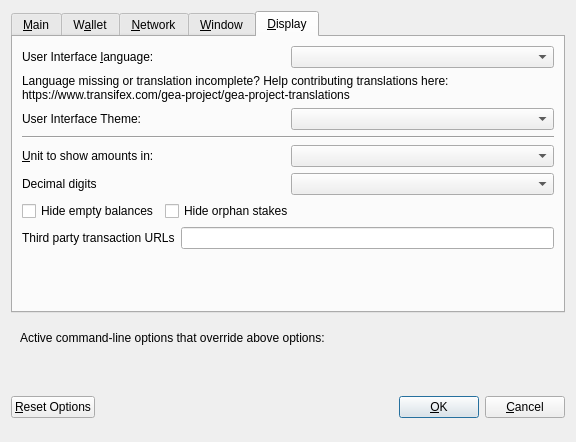
<?xml version="1.0" encoding="UTF-8"?>
<ui version="4.0">
 <class>OptionsDialog</class>
 <widget class="QDialog" name="OptionsDialog">
  <property name="geometry">
   <rect>
    <x>0</x>
    <y>0</y>
    <width>576</width>
    <height>442</height>
   </rect>
  </property>
  <property name="windowTitle">
   <string>Options</string>
  </property>
  <property name="modal">
   <bool>true</bool>
  </property>
  <layout class="QVBoxLayout" name="verticalLayout">
   <item>
    <widget class="QTabWidget" name="tabWidget">
     <property name="currentIndex">
      <number>4</number>
     </property>
     <widget class="QWidget" name="tabMain">
      <attribute name="title">
       <string>&amp;Main</string>
      </attribute>
      <layout class="QVBoxLayout" name="verticalLayout_Main">
       <item>
        <widget class="QCheckBox" name="bitcoinAtStartup">
         <property name="toolTip">
          <string>Automatically start GEA after logging in to the system.</string>
         </property>
         <property name="text">
          <string>&amp;Start GEA on system login</string>
         </property>
        </widget>
       </item>
       <item>
        <layout class="QHBoxLayout" name="horizontalLayout_2_Main">
         <item>
          <widget class="QLabel" name="databaseCacheLabel">
           <property name="text">
            <string>Size of &amp;database cache</string>
           </property>
           <property name="textFormat">
            <enum>Qt::PlainText</enum>
           </property>
           <property name="buddy">
            <cstring>databaseCache</cstring>
           </property>
          </widget>
         </item>
         <item>
          <widget class="QSpinBox" name="databaseCache"/>
         </item>
         <item>
          <widget class="QLabel" name="databaseCacheUnitLabel">
           <property name="text">
            <string>MB</string>
           </property>
           <property name="textFormat">
            <enum>Qt::PlainText</enum>
           </property>
          </widget>
         </item>
         <item>
          <spacer name="horizontalSpacer_2_Main">
           <property name="orientation">
            <enum>Qt::Horizontal</enum>
           </property>
           <property name="sizeHint" stdset="0">
            <size>
             <width>40</width>
             <height>20</height>
            </size>
           </property>
          </spacer>
         </item>
        </layout>
       </item>
       <item>
        <layout class="QHBoxLayout" name="horizontalLayout_3_Main">
         <item>
          <widget class="QLabel" name="threadsScriptVerifLabel">
           <property name="text">
            <string>Number of script &amp;verification threads</string>
           </property>
           <property name="textFormat">
            <enum>Qt::PlainText</enum>
           </property>
           <property name="buddy">
            <cstring>threadsScriptVerif</cstring>
           </property>
          </widget>
         </item>
         <item>
          <widget class="QSpinBox" name="threadsScriptVerif">
           <property name="toolTip">
            <string>(0 = auto, &lt;0 = leave that many cores free)</string>
           </property>
          </widget>
         </item>
         <item>
          <spacer name="horizontalSpacer_3_Main">
           <property name="orientation">
            <enum>Qt::Horizontal</enum>
           </property>
           <property name="sizeHint" stdset="0">
            <size>
             <width>40</width>
             <height>20</height>
            </size>
           </property>
          </spacer>
         </item>
        </layout>
       </item>
       <item>
        <spacer name="verticalSpacer_2">
         <property name="orientation">
          <enum>Qt::Vertical</enum>
         </property>
         <property name="sizeHint" stdset="0">
          <size>
           <width>20</width>
           <height>40</height>
          </size>
         </property>
        </spacer>
       </item>
       <item>
        <widget class="QCheckBox" name="checkBoxZeromintEnable">
         <property name="toolTip">
          <string>Enable automatic minting of GEA units to zGEA</string>
         </property>
         <property name="layoutDirection">
          <enum>Qt::LeftToRight</enum>
         </property>
         <property name="text">
          <string>Enable zGEA Automint</string>
         </property>
        </widget>
       </item>
       <item>
        <layout class="QHBoxLayout" name="horizontalLayout_3">
         <item>
          <widget class="QLabel" name="percentage_label">
           <property name="toolTip">
            <string>Percentage of incoming GEA which get automatically converted to zGEA via Zerocoin Protocol (min: 10%)</string>
           </property>
           <property name="text">
            <string>Percentage of autominted zGEA</string>
           </property>
          </widget>
         </item>
         <item>
          <widget class="QSpinBox" name="zeromintPercentage">
           <property name="minimum">
            <number>1</number>
           </property>
           <property name="maximum">
            <number>100</number>
           </property>
          </widget>
         </item>
        </layout>
       </item>
       <item>
        <layout class="QHBoxLayout" name="horizontalLayout" stretch="0,0">
         <property name="sizeConstraint">
          <enum>QLayout::SetFixedSize</enum>
         </property>
         <item>
          <widget class="QLabel" name="labelPreferredDenom">
           <property name="maximumSize">
            <size>
             <width>16777215</width>
             <height>16777215</height>
            </size>
           </property>
           <property name="toolTip">
            <string>Wait with automatic conversion to Zerocoin until enough GEA for this denomination is available</string>
           </property>
           <property name="text">
            <string>Preferred Automint zGEA Denomination</string>
           </property>
          </widget>
         </item>
         <item>
          <widget class="QComboBox" name="preferredDenom">
           <property name="maximumSize">
            <size>
             <width>16777215</width>
             <height>27</height>
            </size>
           </property>
           <property name="toolTip">
            <string>Wait with automatic conversion to Zerocoin until enough GEA for this denomination is available</string>
           </property>
           <property name="maxVisibleItems">
            <number>9</number>
           </property>
           <property name="maxCount">
            <number>9</number>
           </property>
          </widget>
         </item>
        </layout>
       </item>
      </layout>
     </widget>
     <widget class="QWidget" name="tabWallet">
      <attribute name="title">
       <string>W&amp;allet</string>
      </attribute>
      <layout class="QVBoxLayout" name="verticalLayout_Wallet">
       <item>
        <layout class="QHBoxLayout" name="horizontalLayout_2_Wallet">
         <item>
          <widget class="QLabel" name="labelStakeSplitThresholdText">
           <property name="text">
            <string>Stake split threshold:</string>
           </property>
          </widget>
         </item>
         <item>
          <widget class="QSpinBox" name="spinBoxStakeSplitThreshold">
           <property name="minimum">
            <number>1</number>
           </property>
           <property name="maximum">
            <number>999999</number>
           </property>
          </widget>
         </item>
        </layout>
       </item>
       <item>
        <widget class="QGroupBox" name="groupBox">
         <property name="title">
          <string>Expert</string>
         </property>
         <layout class="QVBoxLayout" name="verticalLayout_2">
          <item>
           <widget class="QCheckBox" name="coinControlFeatures">
            <property name="toolTip">
             <string>Whether to show coin control features or not.</string>
            </property>
            <property name="text">
             <string>Enable coin &amp;control features</string>
            </property>
           </widget>
          </item>
          <item>
           <widget class="QCheckBox" name="showMasternodesTab">
            <property name="toolTip">
             <string>Show additional tab listing all your masternodes in first sub-tab&lt;br/&gt;and all masternodes on the network in second sub-tab.</string>
            </property>
            <property name="text">
             <string>Show Masternodes Tab</string>
            </property>
           </widget>
          </item>
          <item>
           <widget class="QCheckBox" name="spendZeroConfChange">
            <property name="toolTip">
             <string>If you disable the spending of unconfirmed change, the change from a transaction&lt;br/&gt;cannot be used until that transaction has at least one confirmation.&lt;br/&gt;This also affects how your balance is computed.</string>
            </property>
            <property name="text">
             <string>&amp;Spend unconfirmed change</string>
            </property>
           </widget>
          </item>
         </layout>
        </widget>
       </item>
       <item>
        <spacer name="verticalSpacer_Wallet">
         <property name="orientation">
          <enum>Qt::Vertical</enum>
         </property>
         <property name="sizeHint" stdset="0">
          <size>
           <width>20</width>
           <height>40</height>
          </size>
         </property>
        </spacer>
       </item>
      </layout>
     </widget>
     <widget class="QWidget" name="tabNetwork">
      <attribute name="title">
       <string>&amp;Network</string>
      </attribute>
      <layout class="QVBoxLayout" name="verticalLayout_Network">
       <item>
        <widget class="QCheckBox" name="mapPortUpnp">
         <property name="toolTip">
          <string>Automatically open the GEA client port on the router. This only works when your router supports UPnP and it is enabled.</string>
         </property>
         <property name="text">
          <string>Map port using &amp;UPnP</string>
         </property>
        </widget>
       </item>
       <item>
        <widget class="QCheckBox" name="allowIncoming">
         <property name="toolTip">
          <string>Accept connections from outside</string>
         </property>
         <property name="text">
          <string>Allow incoming connections</string>
         </property>
        </widget>
       </item>
       <item>
        <widget class="QCheckBox" name="connectSocks">
         <property name="toolTip">
          <string>Connect to the GEA network through a SOCKS5 proxy.</string>
         </property>
         <property name="text">
          <string>&amp;Connect through SOCKS5 proxy (default proxy):</string>
         </property>
        </widget>
       </item>
       <item>
        <layout class="QHBoxLayout" name="horizontalLayout_1_Network">
         <item>
          <widget class="QLabel" name="proxyIpLabel">
           <property name="text">
            <string>Proxy &amp;IP:</string>
           </property>
           <property name="textFormat">
            <enum>Qt::PlainText</enum>
           </property>
           <property name="buddy">
            <cstring>proxyIp</cstring>
           </property>
          </widget>
         </item>
         <item>
          <widget class="QValidatedLineEdit" name="proxyIp">
           <property name="minimumSize">
            <size>
             <width>140</width>
             <height>0</height>
            </size>
           </property>
           <property name="maximumSize">
            <size>
             <width>140</width>
             <height>16777215</height>
            </size>
           </property>
           <property name="toolTip">
            <string>IP address of the proxy (e.g. IPv4: 127.0.0.1 / IPv6: ::1)</string>
           </property>
          </widget>
         </item>
         <item>
          <widget class="QLabel" name="proxyPortLabel">
           <property name="text">
            <string>&amp;Port:</string>
           </property>
           <property name="textFormat">
            <enum>Qt::PlainText</enum>
           </property>
           <property name="buddy">
            <cstring>proxyPort</cstring>
           </property>
          </widget>
         </item>
         <item>
          <widget class="QLineEdit" name="proxyPort">
           <property name="minimumSize">
            <size>
             <width>55</width>
             <height>0</height>
            </size>
           </property>
           <property name="maximumSize">
            <size>
             <width>55</width>
             <height>16777215</height>
            </size>
           </property>
           <property name="toolTip">
            <string>Port of the proxy (e.g. 9050)</string>
           </property>
          </widget>
         </item>
         <item>
          <spacer name="horizontalSpacer_1_Network">
           <property name="orientation">
            <enum>Qt::Horizontal</enum>
           </property>
           <property name="sizeHint" stdset="0">
            <size>
             <width>40</width>
             <height>20</height>
            </size>
           </property>
          </spacer>
         </item>
        </layout>
       </item>
       <item>
        <spacer name="verticalSpacer_Network">
         <property name="orientation">
          <enum>Qt::Vertical</enum>
         </property>
         <property name="sizeHint" stdset="0">
          <size>
           <width>20</width>
           <height>40</height>
          </size>
         </property>
        </spacer>
       </item>
      </layout>
     </widget>
     <widget class="QWidget" name="tabWindow">
      <attribute name="title">
       <string>&amp;Window</string>
      </attribute>
      <layout class="QVBoxLayout" name="verticalLayout_Window">
       <item>
        <widget class="QCheckBox" name="minimizeToTray">
         <property name="toolTip">
          <string>Show only a tray icon after minimizing the window.</string>
         </property>
         <property name="text">
          <string>&amp;Minimize to the tray instead of the taskbar</string>
         </property>
        </widget>
       </item>
       <item>
        <widget class="QCheckBox" name="minimizeOnClose">
         <property name="toolTip">
          <string>Minimize instead of exit the application when the window is closed. When this option is enabled, the application will be closed only after selecting Quit in the menu.</string>
         </property>
         <property name="text">
          <string>M&amp;inimize on close</string>
         </property>
        </widget>
       </item>
       <item>
        <spacer name="verticalSpacer_Window">
         <property name="orientation">
          <enum>Qt::Vertical</enum>
         </property>
         <property name="sizeHint" stdset="0">
          <size>
           <width>20</width>
           <height>40</height>
          </size>
         </property>
        </spacer>
       </item>
      </layout>
     </widget>
     <widget class="QWidget" name="tabDisplay">
      <attribute name="title">
       <string>&amp;Display</string>
      </attribute>
      <layout class="QVBoxLayout" name="verticalLayout_Display">
       <item>
        <layout class="QHBoxLayout" name="horizontalLayout_1_Display">
         <item>
          <widget class="QLabel" name="langLabel">
           <property name="text">
            <string>User Interface &amp;language:</string>
           </property>
           <property name="textFormat">
            <enum>Qt::PlainText</enum>
           </property>
           <property name="buddy">
            <cstring>lang</cstring>
           </property>
          </widget>
         </item>
         <item>
          <widget class="QValueComboBox" name="lang">
           <property name="toolTip">
            <string>The user interface language can be set here. This setting will take effect after restarting GEA.</string>
           </property>
          </widget>
         </item>
        </layout>
       </item>
       <item>
        <widget class="QLabel" name="label_3">
         <property name="toolTip">
          <string notr="true"/>
         </property>
         <property name="statusTip">
          <string notr="true"/>
         </property>
         <property name="whatsThis">
          <string notr="true"/>
         </property>
         <property name="accessibleName">
          <string notr="true"/>
         </property>
         <property name="text">
          <string>Language missing or translation incomplete? Help contributing translations here:
https://www.transifex.com/gea-project/gea-project-translations</string>
         </property>
         <property name="wordWrap">
          <bool>true</bool>
         </property>
         <property name="openExternalLinks">
          <bool>true</bool>
         </property>
         <property name="textInteractionFlags">
          <set>Qt::TextBrowserInteraction</set>
         </property>
        </widget>
       </item>
       <item>
        <layout class="QHBoxLayout" name="horizontalLayout_2_Display" stretch="0,0">
         <item>
          <widget class="QLabel" name="themeLabel">
           <property name="text">
            <string>User Interface Theme:</string>
           </property>
          </widget>
         </item>
         <item>
          <widget class="QValueComboBox" name="theme"/>
         </item>
        </layout>
       </item>
       <item>
        <widget class="Line" name="line">
         <property name="orientation">
          <enum>Qt::Horizontal</enum>
         </property>
        </widget>
       </item>
       <item>
        <layout class="QHBoxLayout" name="horizontalLayout_3_Display">
         <item>
          <widget class="QLabel" name="unitLabel">
           <property name="text">
            <string>&amp;Unit to show amounts in:</string>
           </property>
           <property name="textFormat">
            <enum>Qt::PlainText</enum>
           </property>
           <property name="buddy">
            <cstring>unit</cstring>
           </property>
          </widget>
         </item>
         <item>
          <widget class="QValueComboBox" name="unit">
           <property name="toolTip">
            <string>Choose the default subdivision unit to show in the interface and when sending coins.</string>
           </property>
          </widget>
         </item>
        </layout>
       </item>
       <item>
        <layout class="QHBoxLayout" name="horizontalLayout_4_Display">
         <item>
          <widget class="QLabel" name="digitsLabel">
           <property name="text">
            <string>Decimal digits</string>
           </property>
          </widget>
         </item>
         <item>
          <widget class="QValueComboBox" name="digits"/>
         </item>
        </layout>
       </item>
       <item>
        <layout class="QHBoxLayout" name="horizontalLayout_5_Display">
         <item>
          <widget class="QCheckBox" name="checkBoxHideZeroBalances">
           <property name="toolTip">
            <string>Hide empty balances</string>
           </property>
           <property name="layoutDirection">
            <enum>Qt::LeftToRight</enum>
           </property>
           <property name="text">
            <string>Hide empty balances</string>
           </property>
          </widget>
         </item>
         <item>
          <widget class="QCheckBox" name="checkBoxHideOrphans">
           <property name="toolTip">
            <string>Hide orphan stakes in transaction lists</string>
           </property>
           <property name="text">
            <string>Hide orphan stakes</string>
           </property>
          </widget>
         </item>
         <item>
          <spacer name="horizontalSpacer">
           <property name="orientation">
            <enum>Qt::Horizontal</enum>
           </property>
           <property name="sizeHint" stdset="0">
            <size>
             <width>40</width>
             <height>20</height>
            </size>
           </property>
          </spacer>
         </item>
        </layout>
       </item>
       <item>
        <layout class="QHBoxLayout" name="horizontalLayout_6_Display">
         <item>
          <widget class="QLabel" name="thirdPartyTxUrlsLabel">
           <property name="toolTip">
            <string>Third party URLs (e.g. a block explorer) that appear in the transactions tab as context menu items. %s in the URL is replaced by transaction hash. Multiple URLs are separated by vertical bar |.</string>
           </property>
           <property name="text">
            <string>Third party transaction URLs</string>
           </property>
           <property name="buddy">
            <cstring>thirdPartyTxUrls</cstring>
           </property>
          </widget>
         </item>
         <item>
          <widget class="QLineEdit" name="thirdPartyTxUrls">
           <property name="toolTip">
            <string>Third party URLs (e.g. a block explorer) that appear in the transactions tab as context menu items. %s in the URL is replaced by transaction hash. Multiple URLs are separated by vertical bar |.</string>
           </property>
          </widget>
         </item>
        </layout>
       </item>
       <item>
        <spacer name="verticalSpacer">
         <property name="orientation">
          <enum>Qt::Vertical</enum>
         </property>
         <property name="sizeHint" stdset="0">
          <size>
           <width>20</width>
           <height>40</height>
          </size>
         </property>
        </spacer>
       </item>
      </layout>
     </widget>
    </widget>
   </item>
   <item>
    <widget class="QFrame" name="frame">
     <layout class="QVBoxLayout" name="verticalLayout_Bottom">
      <item>
       <layout class="QHBoxLayout" name="horizontalLayout_Bottom">
        <item>
         <widget class="QLabel" name="overriddenByCommandLineInfoLabel">
          <property name="text">
           <string>Active command-line options that override above options:</string>
          </property>
          <property name="textFormat">
           <enum>Qt::PlainText</enum>
          </property>
         </widget>
        </item>
        <item>
         <spacer name="horizontalSpacer_Bottom">
          <property name="orientation">
           <enum>Qt::Horizontal</enum>
          </property>
          <property name="sizeHint" stdset="0">
           <size>
            <width>40</width>
            <height>20</height>
           </size>
          </property>
         </spacer>
        </item>
       </layout>
      </item>
      <item>
       <widget class="QLabel" name="overriddenByCommandLineLabel">
        <property name="text">
         <string/>
        </property>
        <property name="textFormat">
         <enum>Qt::PlainText</enum>
        </property>
        <property name="wordWrap">
         <bool>true</bool>
        </property>
       </widget>
      </item>
     </layout>
    </widget>
   </item>
   <item>
    <layout class="QHBoxLayout" name="horizontalLayout_Buttons">
     <item>
      <widget class="QPushButton" name="resetButton">
       <property name="toolTip">
        <string>Reset all client options to default.</string>
       </property>
       <property name="text">
        <string>&amp;Reset Options</string>
       </property>
       <property name="autoDefault">
        <bool>false</bool>
       </property>
      </widget>
     </item>
     <item>
      <spacer name="horizontalSpacer_1">
       <property name="orientation">
        <enum>Qt::Horizontal</enum>
       </property>
       <property name="sizeHint" stdset="0">
        <size>
         <width>40</width>
         <height>48</height>
        </size>
       </property>
      </spacer>
     </item>
     <item>
      <widget class="QLabel" name="statusLabel">
       <property name="minimumSize">
        <size>
         <width>200</width>
         <height>0</height>
        </size>
       </property>
       <property name="font">
        <font>
         <weight>75</weight>
         <bold>true</bold>
        </font>
       </property>
       <property name="text">
        <string/>
       </property>
       <property name="textFormat">
        <enum>Qt::PlainText</enum>
       </property>
       <property name="wordWrap">
        <bool>true</bool>
       </property>
      </widget>
     </item>
     <item>
      <spacer name="horizontalSpacer_2">
       <property name="orientation">
        <enum>Qt::Horizontal</enum>
       </property>
       <property name="sizeHint" stdset="0">
        <size>
         <width>40</width>
         <height>48</height>
        </size>
       </property>
      </spacer>
     </item>
     <item>
      <widget class="QPushButton" name="okButton">
       <property name="text">
        <string>&amp;OK</string>
       </property>
       <property name="autoDefault">
        <bool>false</bool>
       </property>
       <property name="default">
        <bool>true</bool>
       </property>
      </widget>
     </item>
     <item>
      <widget class="QPushButton" name="cancelButton">
       <property name="text">
        <string>&amp;Cancel</string>
       </property>
       <property name="autoDefault">
        <bool>false</bool>
       </property>
      </widget>
     </item>
    </layout>
   </item>
  </layout>
 </widget>
 <customwidgets>
  <customwidget>
   <class>QValidatedLineEdit</class>
   <extends>QLineEdit</extends>
   <header>qvalidatedlineedit.h</header>
  </customwidget>
  <customwidget>
   <class>QValueComboBox</class>
   <extends>QComboBox</extends>
   <header>qvaluecombobox.h</header>
  </customwidget>
 </customwidgets>
 <resources/>
 <connections/>
</ui>
